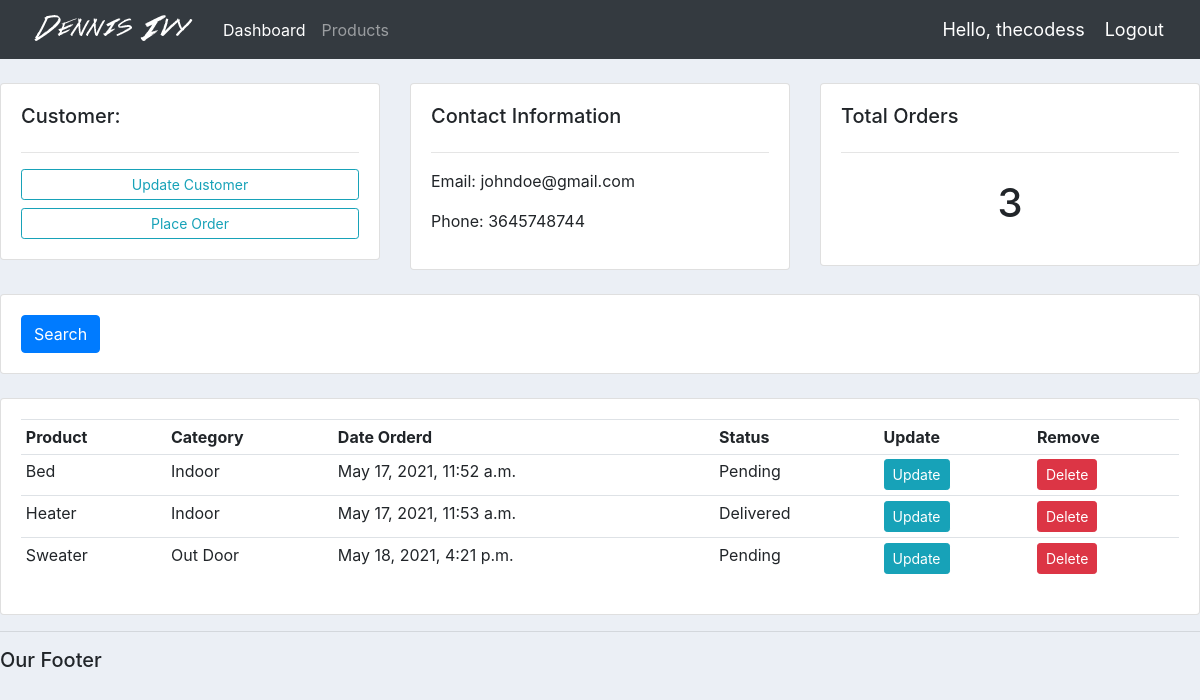
The app's page /customer/1/ (signed in) with its own data.
### accounts/models.py (models this page shows, shortened)
class Customer(models.Model):
    name = models.CharField(max_length=200, null=True)
    phone = models.CharField(max_length=200, null=True)
    email = models.CharField(max_length=200, null=True)
    date_created = models.DateTimeField(auto_now_add=True, null=True)

class Order(models.Model):
    STATUS = (
        ('Pending', 'Pending'),
        ('Out for delivery', 'Out for delivery'),
        ('Delivered', 'Delivered')
    )
    customer = models.ForeignKey(Customer, null=True, on_delete=models.SET_NULL)
    product = models.ForeignKey(Product, null=True, on_delete=models.SET_NULL)
    date_created = models.DateTimeField(auto_now_add=True, null=True)
    status = models.CharField(max_length=200, null=True, choices=STATUS)

class Product(models.Model):
    CATEGORY = (
        ('Indoor','Indoor'),
        ('Out Door', 'Out Door'),
    )
    name = models.CharField(max_length=200, null=True)
    price = models.FloatField(null=True)
    category = models.CharField(max_length=200, null=True, choices=CATEGORY)
    description = models.CharField(max_length=200, null=True)
    date_created = models.DateTimeField(auto_now_add=True, null=True)
    tag = models.ManyToManyField(Tag)
    def __str__ (self):
        return self.name

### accounts/views.py (the view)
# urls.py: path('customer/<str:pk_test>/',views.customer, name='customer'),
@login_required(login_url='login')
def customer(request, pk_test):
    customer = Customer.objects.get(id=pk_test)
    orders = customer.order_set.all()
    order_count = orders.count()
    context = {'customer':customer, 'orders': orders, 'order_count':order_count}
    return render(request, 'accounts/customer.html', context)

### accounts/templates/accounts/customer.html
{%  extends 'accounts/main.html' %}
{% block content %}
	<br>
<div class="row">
	<div class="col-md">
		<div class="card card-body">
			<h5>Customer:</h5>
			<hr>
			<a class="btn btn-outline-info  btn-sm btn-block" href="">Update Customer</a>
			<a class="btn btn-outline-info  btn-sm btn-block" href="{% url 'create_order' customer.id %}">Place Order</a>
		</div>
	</div>
	<div class="col-md">
		<div class="card card-body">
			<h5>Contact Information</h5>
			<hr>
			<p>Email: {{customer.email}} </p>
			<p>Phone: {{customer.phone}} </p>
		</div>
	</div>
	<div class="col-md">
		<div class="card card-body">
			<h5>Total Orders</h5>
			<hr>
			<h1 style="text-align: center;padding: 10px">{{order_count}}</h1>
		</div>
	</div>
</div>
<br>
<div class="row">
	<div class="col">
		<div class="card card-body">
			<form method="get">
		    <button class="btn btn-primary" type="submit">Search</button>
		  </form>
		</div>
	</div>
</div>
<br>
<div class="row">
	<div class="col-md">
		<div class="card card-body">
			<table class="table table-sm">
				<tr>
					<th>Product</th>
					<th>Category</th>
					<th>Date Orderd</th>
					<th>Status</th>
					<th>Update</th>
					<th>Remove</th>
				</tr>
				{% for order in orders %}
				<tr>
					<td>{{order.product}}</td>
					<td>{{order.product.category}}</td>
					<td>{{order.date_created}}</td>
					<td>{{order.status}}</td>
					<td><a class="btn btn-sm btn-info" href="{% url 'update_order' order.id %}">Update</a></td>
					<td><a class="btn btn-sm btn-danger" href="{% url 'delete_order' order.id %}">Delete</a></td>
				</tr>
				{% endfor %}
			</table>
		</div>
	</div>
</div>
{% endblock %}

### accounts/templates/accounts/navbar.html (shortened to what this page needs)
{% load static %}
<nav class="navbar navbar-expand-lg navbar-dark bg-dark">
    <img src="{% static 'images/logo.png' %}">
    <div class="collapse navbar-collapse" id="navbarNav">
      <ul class="navbar-nav">
        <li class="nav-item active">
          <a class="nav-link" href="{% url 'home' %}">Dashboard <span class="sr-only">(current)</span></a>
        </li>
        <li class="nav-item">
          <a class="nav-link" href="{% url 'products' %}">Products</a>
        </li>
      </ul>
    </div>
    <span class="hello-msg" >Hello, {{request.user}}</span>
    <span ><a class="hello-msg" href="{% url 'logout' %}">Logout</a></span>
  </nav>

### static/css/main.css (style rules this page uses)
body { background-color: #ebeff5; }

### accounts/templates/accounts/navbar.html (style rules this page uses)
.hello-msg { font-size: 18px; color: white; margin-right: 20px; }

### records on screen
Customer: email "johndoe@gmail.com", phone "3645748744"
Order: product "Bed", product.category "Indoor", date_created "May 17, 2021, 11:52 a.m.", status "Pending"
Order: product "Heater", product.category "Indoor", date_created "May 17, 2021, 11:53 a.m.", status "Delivered"
Order: product "Sweater", product.category "Out Door", date_created "May 18, 2021, 4:21 p.m.", status "Pending"

### other values on screen
{{ request.user }} "thecodess"
{{ order_count }} "3"
